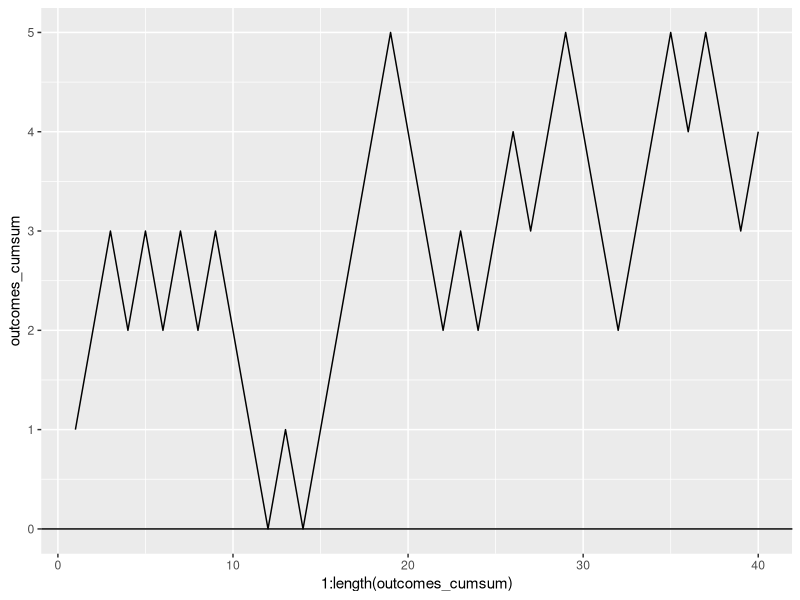
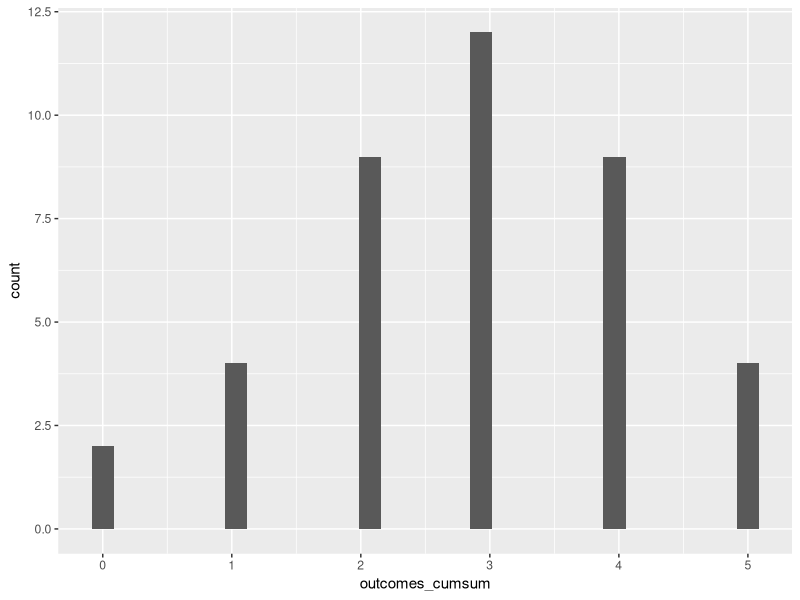

The R script that drew these images, in order: (Note: this script raises an error after producing the figures.)
## ---- chunk 1
knitr::opts_chunk$set(echo = TRUE)

library( tidyverse )
## ---- chunk 2
sim_func <- function( n, probabilities, outcomes = c() ) {

  if ( sum( probabilities ) != 1 ) {
    return( print( "The probabilities don't add to 1!" ) )
  }
  
  if ( length( outcomes ) != length( probabilities ) ) {
    outcomes <- 2:length( probabilities ) + 1
  }
  
  random_values <- runif( n )
  
  output_values <- random_values
  
  check_value <- 0
  for ( i in 1:length( probabilities ) ) {
    check_value <- check_value + probabilities[ i ]
    
    output_values[ random_values <= check_value ] <- outcomes[ i ]
    random_values[ random_values <= check_value ] <- 1.1
  }
  
  if ( sum( outcomes == 2:length( probabilities ) + 1 ) == length( probabilities ) ) {
    output_values <- output_values - 1
  }
  
  return( output_values )
  
}

sim_func( 100, c( 0.5, 0.3,0.1, 0.1 ), c( "A", "B", "C", "D" ) )
sim_func( 100, c( 0.5, 0.3,0.1, 0.1 ) )
## ---- chunk 3
runif( 20 )
## ---- chunk 4
outcomes <- sim_func( 20, c( 0.5, 0.5 ), c( "H", "T" ) )
outcomes
paste( outcomes, collapse = "" )

length( outcomes[ outcomes == "H" ] ) / length( outcomes )

outcomes <- sim_func( 1000, c( 0.5, 0.5 ), c( "H", "T" ) )
length( outcomes[ outcomes == "H" ] ) / length( outcomes )

outcomes <- sim_func( 10000, c( 0.5, 0.5 ), c( "H", "T" ) )
length( outcomes[ outcomes == "H" ] ) / length( outcomes )
## ---- chunk 5
demere1 <- function ( n ) {
  
  outcomes <- sim_func( 4 * n, c( 1/6, 1/6, 1/6, 1/6, 1/6, 1/6 ) ) %>% 
    matrix( ncol = 4 ) %>% 
    apply( 1, max )
  
  proportion <- length( outcomes[ outcomes == 6 ] ) / length( outcomes )
  
  return( proportion )
  
}

demere1( 10 )
demere1( 1000 )
demere1( 10000 )

demere2 <- function ( n_rolls, n_simulations ) {
  
  outcomes <- sim_func( n_rolls * n_simulations * 2, c( 1/6, 1/6, 1/6, 1/6, 1/6, 1/6 ), c( 1, 2, 3, 4, 5, 6 ) ) %>% 
    matrix( ncol = 2 )
  outcomes <- paste( outcomes[,1], outcomes[,2], sep = "" )
  
  outcomes[ outcomes != "66" ] <- 0
  outcomes[ outcomes == "66" ] <- 1
  
  outcomes <- matrix( outcomes, ncol = n_rolls ) %>% 
    apply( 1, max )
  
  proportions <- length( outcomes[ outcomes == 1 ] ) / length( outcomes )
  
  return( proportions )
  
}

demere2( 4, 10 )
demere2( 4, 1000 )
demere2( 4, 10000 )
demere2( 25, 10 )
demere2( 25, 1000 )
demere2( 25, 10000 )
## ---- chunk 6
outcomes <- sim_func( 40, c( 0.5, 0.5 ), c( "H", "T" ) )
paste( outcomes, collapse = "" )

values <- outcomes

values[ outcomes == "H" ] <- 1
values[ outcomes == "T" ] <- -1

outcomes_cumsum <- cumsum( values )

ggplot( data_frame( outcomes_cumsum ) ) +
  geom_line( aes( x = 1:length( outcomes_cumsum ), y = outcomes_cumsum ) ) + 
  geom_hline( yintercept = 0 )

ggplot( data_frame( outcomes_cumsum ) ) +
  geom_histogram( aes( x = outcomes_cumsum ) )
## ---- chunk 7
coin_tosses <- function ( n ) {
  
  full_loops <- floor( n / 100 )
  
  random_vals <- runif( n )
  output_vals <- random_vals
  output_vals[ random_vals < 0.5 ] <- "H"
  output_vals[ random_vals >= 0.5 ] <- "T"
  
  print( "Proportion of heads - 0.5" )
  if ( full_loops > 0 ) {
    
    for ( loop in 1:full_loops ) {
      
      proportion <- output_vals[ 1:(loop * 100) ]
      proportion <- -0.5 + length( proportion[ proportion == "H" ] ) / length( proportion )
      print( proportion )
      
    }
    
  }
  
  print( "Number of heads - half the number of tosses" )
  if ( full_loops > 0 ) {
    
    for ( loop in 1:full_loops ) {
      
      proportion <- output_vals[ 1:(loop * 100) ]
      proportion <- length( proportion[ proportion == "H" ] ) - length( proportion ) / 2
      print( proportion )
      
    }
    
  }
  
  print( "The final proportion of heads - 0.5" )
  proportion <- -0.5 + length( output_vals[ output_vals == "H" ] ) / length( output_vals )
  print( proportion )
  
  print( "The final number of heads - half the number of tosses" )
  proportion <- length( output_vals[ output_vals == "H" ] ) - length( output_vals ) / 2
  print( proportion )
  
  return( "End" )
  
}

coin_tosses( 400 )
coin_tosses( 750 )
coin_tosses( 1750 )
## ---- chunk 8
coin_tosses <- function ( n ) {
  
  random_vals <- runif( n * 100 )
  random_vals <- matrix( random_vals, nrow = 100 ) %>% 
    as_tibble
  output_vals <- random_vals
  
  output_vals[ random_vals < 0.5 ] <- "H"
  output_vals[ random_vals >= 0.5 ] <- "T"
  
  output_vals <- apply( X = output_vals ,1
                       ,FUN = function( x ) length( which( x == 'H' ) ) / length( x ) )
  
  proportion <- length( output_vals[ ( output_vals >= 0.4 ) & ( output_vals <= 0.6 ) ] ) / length( output_vals )
  
  return( proportion )
  
}

coin_tosses( 5 )
coin_tosses( 10 )
coin_tosses( 50 )
coin_tosses( 75 )
coin_tosses( 100 )
## ---- chunk 9

